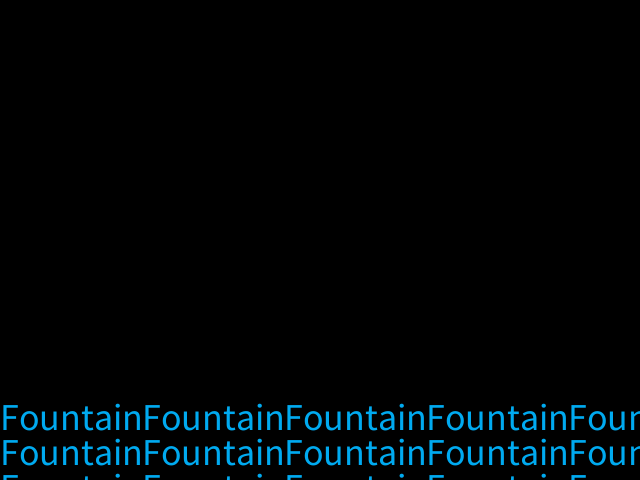
Frame 1 (no input)
Frame 60 (the mouse pressed at the canvas centre just before this capture): identical to frame 1, image omitted
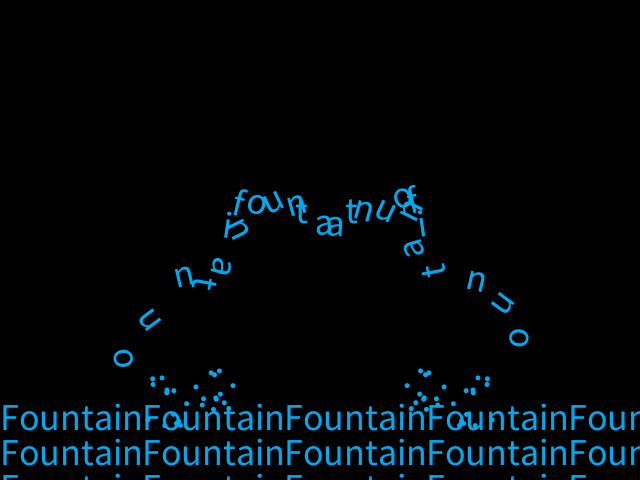
Frame 120 (the mouse held since frame 60 and released just before this capture)

The Processing sketch that drew these frames (run headless with seeded random() and noise(); from frame 60 on, the mouse is pressed at the canvas centre):

// Processing sketch: processing_89395
// ── processing_89395.pde

Emitter emitter;
String tinkle;
String waterStr; 
ArrayList splashList; 
Water water; 
int prevTime = 0;
int curTime = 0;
float deltaTime = 0.0; 
PVector mouseV;
float gravity = 9.8;
 
void setup()
{
  size(640, 480); 
  background(0);
  smooth();
  textSize(38); 
  tinkle = "fountain";
  waterStr = "Fountain"; 
  emitter = new Emitter();
  mouseV = new PVector(0, 0);  
  water = new Water(); 
  splashList = new ArrayList();   
}
 
void draw()
{
  background(0);  
  Update();
  Render();
}
 
void Update()
{
  prevTime = curTime;
  curTime = millis();
  deltaTime = (curTime - prevTime) / 1000.0f;   
  mouseV = new PVector(mouseX - pmouseX, mouseY - pmouseY);   
  water.Update();
  emitter.Update();   
  SplashEmitter e = null;
  // Update splash emitters
  for(int i = 0; i < splashList.size(); i++)
  {
    e = (SplashEmitter)splashList.get(i);
    e.Update();
    if(e._baleted)
    {
      splashList.remove(i);
      e = null;
      i--;
    }
  }   
}
 
void mousePressed()
{
  emitter._active = !emitter._active;
}
 
void Render()
{ 
  water.Render();
  emitter.Render();   
  SplashEmitter e = null;
  // Update splash emitters
  for(int i = 0; i < splashList.size(); i++)
  {
    e = (SplashEmitter)splashList.get(i);
    e.Render();
  }
}
 

 


 

 


//for spraying letters

class Emitter {
  PVector _p;
  PVector _dir;
  float _speed;
  float _freq; // 1 particle emitted per this time
  float _variance;
  ArrayList _particleList;
  int _maxParticles;
  float _timer;
  int _currentChar;
  Boolean _active;
   
  Emitter()
  {
    _particleList = new ArrayList();
    _p = new PVector(100, 100);
    _dir = new PVector(0.5, -0.5);
    _speed =350;
    _freq = 0.08;
    _variance = 0.1;
    _maxParticles = 100;
    _timer = 0.0;
    _currentChar = 0;
    _active = false;
  }
   
  Emitter(PVector pos, PVector dir, float speed, float freq, int maxParticles)
  {
    _particleList = new ArrayList();
    _p = pos;
    _dir = dir;
    _speed = speed;
    _freq = freq;
    _variance = 0.1;
    _maxParticles = maxParticles;
    _timer = 0.0;
    _active = false;
  }
   
  void Update()
  {
    _p = new PVector(mouseX, mouseY);
    _timer += deltaTime;
    while(_timer >= _freq)
    {
      if(_active)
      {
        EmitParticle();
      }      
      _timer -= _freq;
    }     
    // Update all particles
    for(int i = 0; i < _particleList.size(); i++)
    {
      Letter l = (Letter)_particleList.get(i);
      l.Update();      
      if(l._baleted)
      {
        _particleList.remove(i);
        l = null;
        i--;
      }
    }
  }
   
  void Render()
  {
     fill(water._r, water._g, water._b);
    for(int i = 0; i < _particleList.size(); i++)
    {
      Letter l = GetLetter(i);
      pushMatrix();
      translate(l._p.x, l._p.y);
      rotate(l._angle);
      text(l._letter, 0, 0);
      popMatrix();
      pushMatrix();
      translate(2*mouseX-l._p.x,l._p.y);
      rotate(-l._angle);
      text(l._letter, 0, 0);
      popMatrix();
    }
  }
   
  void EmitParticle()
  {
    if(tinkle.charAt(_currentChar) != ' ')
    {
      Letter l = new Letter();
      l._p = new PVector(_p.x, _p.y);
      l._v = new PVector((_dir.x + random(-_variance, _variance)) * _speed, (_dir.y) * _speed + mouseV.y);
      l._a = new PVector(0, gravity);
      l._angleV = random(-0.05, 0.05);
      l._width = textWidth(tinkle.charAt(_currentChar));     
      l._letter = tinkle.charAt(_currentChar);       
      _particleList.add(l);
    }     
    _currentChar++;
    if(_currentChar >= tinkle.length())
    {
      _currentChar = 0;
    }
  }
   

   
  Letter GetLetter(int i)
  {
    return (Letter)_particleList.get(i);
  }
}

//get letters for Emitter
class Letter {
  PVector _p;
  PVector _v;
  PVector _a;
  PVector _prevP;
  float _width;
  float _angle;
  float _angleV;
  char _letter;
  float _friction;
  float _impactFriction;
  float _splashFactor;
  Boolean _baleted;  
  final int STATE_OUT = 0;
  final int STATE_IN = 1;
  int _state;
   
  Letter()
  {
    _p = new PVector(width / 2, height / 2);
    _prevP = _p;
    _v = new PVector(0, 0);
    _a = new PVector(0, 0);
    _width = 0;
    _angle = 0;
    _angleV = 0;
    _letter = 'a';
    _friction = 0.98;
    _impactFriction = 0.35;
    // 
    _baleted = false;
    _state = STATE_OUT;
  }
   
  Letter(PVector pos, PVector vel, PVector acc, float a, float av, float lWidth, char letter)
  {
    _p = pos;
    _prevP = _p;
    _v = vel;
    _a = acc;
    _width = lWidth;
    _angle = a;
    _angleV = av;
    _letter = letter;
    _friction = 0.98;
    _impactFriction = 0.35;
    // 
    _baleted = false;
    _state = STATE_OUT;
  }
   
  void Update()
  {
    _prevP = new PVector(_p.x, _p.y);     
    _v.x += _a.x;
    _v.y += _a.y;
    _p.x += _v.x * deltaTime;
    _p.y += _v.y * deltaTime;     
    _angle += _angleV;     
    if(_p.x < -_width || _p.x > width + _width)
    {
      _baleted = true;
    }
    else if(_p.y < -100 + textDescent())
    {
      _baleted = true;
    }
     
    // Below water level and out of water
   if(_p.y > water._height && _state == STATE_OUT)
    {
      _state = STATE_IN;
      _v.x *= _friction;
      _v.y *= _impactFriction;
      _angleV *= 0.98;      
      if(water._height < height/2){
        water._height = height/2;
      }else{
        water._height -= 0.2; 
      }     
      if(_prevP.y < water._height)
      {
        SplashEmitter e = new SplashEmitter(new PVector(_p.x, water._height - 20),
          new PVector(0, -1), _v.y * 0.65, 30);
        splashList.add(e);
      }
    }
  }
}
 
//get particles for splashemitter
class Particle {
  PVector _p;
  PVector _v;
  PVector _a;
  char _letter;
  Boolean _baleted;
   
  Particle(PVector pos, PVector vel, PVector acc, char letter)
  {
    _p = pos;
    _v = vel;
    _a = acc;  
    _baleted = false;
  }
   
  void Update()
  {
    _v.x += _a.x;
    _v.y += _a.y;
    _p.x += _v.x * deltaTime;
    _p.y += _v.y * deltaTime;       
    if(_p.y < -100 + textDescent())
    {
      _baleted = true;
    }     
    // Entering water
    if(_p.y > water._height)
    {
      _baleted = true;
    }
  }
}


class SplashEmitter {
  PVector _p;
  PVector _dir;
  float _speed;
  float _variance;
  float _posVariance;
  ArrayList _particleList;
  int _numParticles;
  Boolean _baleted;
   
  SplashEmitter()
  {
    _particleList = new ArrayList();
    _p = new PVector(100, 100);
    _dir = new PVector(0, -1);
    _speed = 400;
    _variance = 1;
    _posVariance = 10;
    _numParticles = 50;
    _baleted = false;     
    for(int i = 0; i < _numParticles; i++)
    {
      EmitParticle();
    }
  }
   
  SplashEmitter(PVector pos, PVector dir, float speed, int numParticles)
  {
    _particleList = new ArrayList();
    _p = pos;
    _dir = dir;
    _speed = speed;
    _variance = 1;
    _posVariance = 10;
    _numParticles = numParticles;
    _baleted = false;     
    for(int i = 0; i < _numParticles; i++)
    {
      EmitParticle();
    }
  }
   
  void Update()
  {
    // Update all particles
    for(int i = 0; i < _particleList.size(); i++)
    {
      Particle l = (Particle)_particleList.get(i);
      l.Update();    
      if(l._baleted)
      {
        _particleList.remove(i);
        l = null;
        i--;
      }
    }
          
    if(_particleList.size() == 0)
    {
      _baleted = true;
    }
  }
   
  void Render()
  {
    fill(water._r, water._g, water._b);
    for(int i = 0; i < _particleList.size(); i++)
    {
      noStroke();
      Particle l = GetParticle(i);
      pushMatrix();
      translate(l._p.x, l._p.y);
      ellipse(0,0,5,5);
      popMatrix();
      pushMatrix();
      translate(2*mouseX-l._p.x, l._p.y);
      ellipse(0,0,5,5);
      popMatrix();
    }
  }
   
  void EmitParticle()
  {
    Particle p = new Particle(new PVector(_p.x + random(-_posVariance, _posVariance), _p.y),
      new PVector((_dir.x + random(-_variance, _variance)) * _speed, (_dir.y +  random(-_variance, _variance)) * _speed + mouseV.y),
      new PVector(0, gravity),'.');   
    _particleList.add(p);
  }
   
   
  Particle GetParticle(int i)
  {
    return (Particle)_particleList.get(i);
  }
}
class Water {
  float _height;
  int _r;
  int _g;
  int _b;
   
  Water()
  { 
    _height= height - 50;
    _r = 0;
    _g = 170;
    _b = 240;
  }
   
  void Update()
  {
    if(_height < 0)
    {
      _height = 0;
    }
  }
   
  void Render()
  {
    fill(_r, _g, _b);     
    int modx = 0;
    int mody = 0;     
    pushMatrix();
    translate(0, _height);   
    for(int y = 0; y < 20; y++)
    {
      for(int x = 0; x < 8; x++)
      {
        text(waterStr, modx, mody);
        modx += textWidth(waterStr);
      }
      modx = 0;
      mody += textAscent() + textDescent();
    }    
    popMatrix();
  }
}
